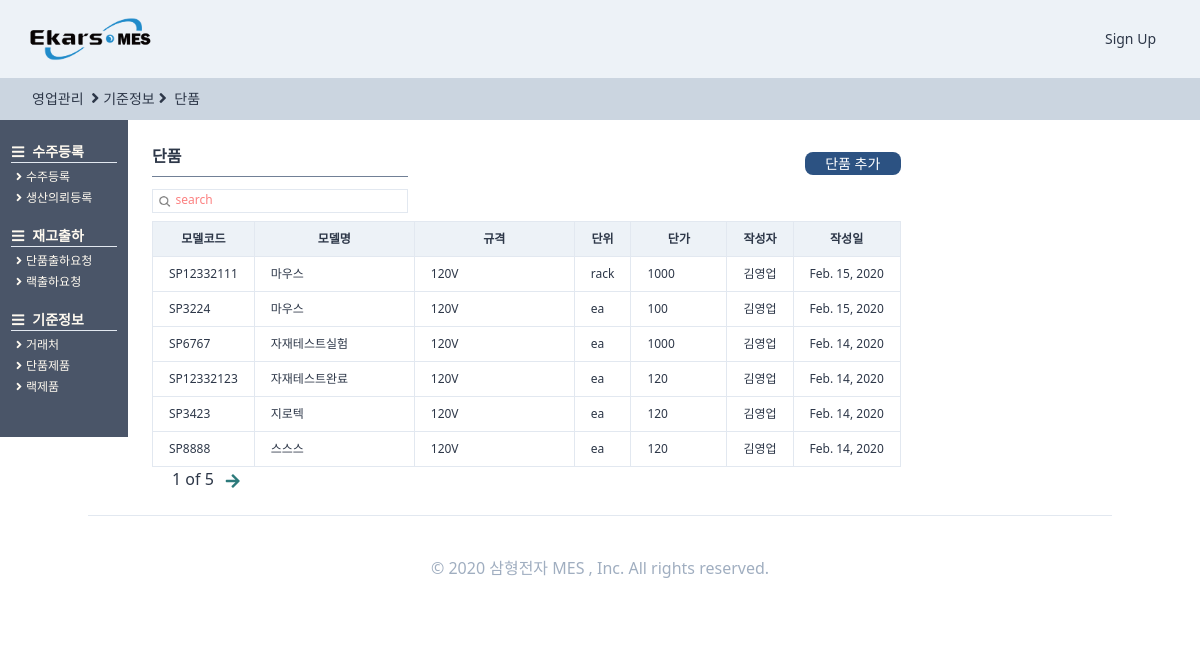
/standardinformaiton/single/, run on the app's committed database.
### StandardInformation/models.py (models this page shows, shortened)
class SingleProduct(TimeStampedModel):
    작성자 = models.ForeignKey(
        "users.User", related_name="단품제품작성자", on_delete=models.SET_NULL, null=True
    )
    작성일 = models.DateField(auto_now=True, auto_now_add=False)
    모델코드 = models.CharField(max_length=80, blank=True)
    모델명 = models.CharField(max_length=30, blank=True)
    규격 = models.CharField(max_length=80, blank=True)
    단위 = models.CharField(max_length=10, blank=True)
    단가 = models.IntegerField(null=True)
    class Meta:
        verbose_name = "단품제품"
        verbose_name_plural = "단품제품"

### users/models.py (models this page shows)
class User(AbstractUser,TimeStampedModel):
    부서 = models.ForeignKey(
        "Part", related_name="user", on_delete=models.CASCADE, null=True
    )
    class Meta:
        verbose_name = "사용자"
        verbose_name_plural = "사용자"
    def __str__(self):
        return self.first_name

### StandardInformation/views.py (the view, shortened to what this page needs)
# urls.py: path("single/", views.SingleView.as_view(), name="single"),
class SingleView(ListView):
    model = models.SingleProduct
    paginate_by = 6
    paginate_orphans = 2
    ordering = "-created"
    context_object_name = "lists"
    template_name = "Standardinformation/single.html"
    def get_queryset(self):
        search = self.request.GET.get("search")
        if search is None:
            return super().get_queryset()
    def get(self, request, *args, **kwargs):
        self.object_list = self.get_queryset()
        allow_empty = self.get_allow_empty()
        context = self.get_context_data()
        if (self.request.GET.get("search") is None) or (
            self.request.GET.get("search") == ""
        ):
            context["search"] = "search"
            context["s_bool"] = False
        else:
            context["search"] = self.request.GET.get("search")
            context["s_bool"] = True
        return self.render_to_response(context)

### templates/Standardinformation/single.html (shortened to what this page needs)
{%extends "orders/ordershome.html"%}
{% load static%}
{%block head_title%}
</a><i class="fas fa-angle-right mx-1 text-base"></i>기준정보<i class="fas fa-angle-right text-base mx-1"></i>
단품
{%endblock head_title %}
{%block main_contens%}
<div class="w-11/12 h-full ml-32 -mt-6 pt-12 flex flex-row justify-between">
    <div class="p-6 flex flex-col">
        <div class="flex flex-row justify-between">
            <div class="justify-between ">
                <div class=" border-b w-64 mb-3 font-semibold border-gray-600 pb-2">단품 </div>
            </div>
            <div class="mt-2">
                <a href="{%url "StandardInformation:singleregister"%}">
                    <div class="btn-link">
                        단품 추가 </div>
                </a>
            </div>
        </div>
        <div class="w-64 border h-6 mb-2">
            <form method="get" action="{%url "StandardInformation:single" %}" class="w-full flex ">
                <button class="w-4 h-4 mt-1 ml-1  rounded-xl bg-cover bg-center"
                    style="background-image:url({% static 'img/search.png' %});"></button>
                <input name="search" placeholder={{search}}
                    class="ml-1 w-full border-none search-box text-xs font-medium placeholder-red-400 focus: outline-none" />
            </form>
        </div>
        <div class="w-full rounded text-xs">
            <table class="table-fixed">
                <thead>
                    <tr>
                        <th class="border bg-gray-200 px-4 py-2 w-24">모델코드</th>
                        <th class="border bg-gray-200 px-4 py-2 w-40">모델명</th>
                        <th class="border bg-gray-200 px-4 py-2 w-40">규격</th>
                        <th class="border bg-gray-200 px-4 py-2">단위</th>
                        <th class="border bg-gray-200 px-4 py-2 w-24">단가</th>
                        <th class="border bg-gray-200 px-4 py-2">작성자</th>
                        <th class="border bg-gray-200 px-4 py-2">작성일</th>
                    </tr>
                </thead>
                <tbody>
                    {%for list in lists%}
                    <tr>
                        <td class="border px-4 py-2 font-medium hover:text-blue-700 hover:font-bold"><a
                                href="{%url "StandardInformation:singledetail" list.pk %}">{{list.모델코드}}</a></td>
                        <td class="border px-4 py-2">{{list.모델명}}</td>
                        <td class="border px-4 py-2">{{list.규격}}</td>
                        <td class="border px-4 py-2">{{list.단위}}</td>
                        <td class="border px-4 py-2">{{list.단가}}</td>
                        <td class="border px-4 py-2">{{list.작성자}}</td>
                        <td class="border px-4 py-2">{{list.작성일}}</td>
                    </tr>
                    {%endfor%}
                </tbody>
            </table>
            <div class="flex ml-2">
                <span class="mx-3 font-medium  text-base">{{page_obj.number}} of
                    {{page_obj.paginator.num_pages}}</span>
                {% if page_obj.has_next %}
                {%if s_bool%}
                <a href="?search={{search}}&page={{page_obj.next_page_number}}" class="text-teal-700"><i
                        class="fas fa-arrow-right fa-lg mt-2"></i></a>
                {%else%}
                <a href="?page={{page_obj.next_page_number}}" class="text-teal-700"><i
                        class="fas fa-arrow-right fa-lg mt-2"></i></a>
                {% endif %}{% endif %}
            </div>
        </div>
    </div>
</div>
{%endblock main_contens %}

### data on the page
SingleProduct: 모델코드 "SP12332111", 모델명 "마우스", 규격 "120V", 단위 "rack", 단가 "1000", 작성자 "김영업", 작성일 "Feb. 15, 2020"
SingleProduct: 모델코드 "SP3224", 모델명 "마우스", 규격 "120V", 단위 "ea", 단가 "100", 작성자 "김영업", 작성일 "Feb. 15, 2020"
SingleProduct: 모델코드 "SP6767", 모델명 "자재테스트실험", 규격 "120V", 단위 "ea", 단가 "1000", 작성자 "김영업", 작성일 "Feb. 14, 2020"
SingleProduct: 모델코드 "SP12332123", 모델명 "자재테스트완료", 규격 "120V", 단위 "ea", 단가 "120", 작성자 "김영업", 작성일 "Feb. 14, 2020"
SingleProduct: 모델코드 "SP3423", 모델명 "지로텍", 규격 "120V", 단위 "ea", 단가 "120", 작성자 "김영업", 작성일 "Feb. 14, 2020"
SingleProduct: 모델코드 "SP8888", 모델명 "스스스", 규격 "120V", 단위 "ea", 단가 "120", 작성자 "김영업", 작성일 "Feb. 14, 2020"

### other printed values
{{ page_obj.number }} "1"
{{ page_obj.paginator.num_pages }} "5"
